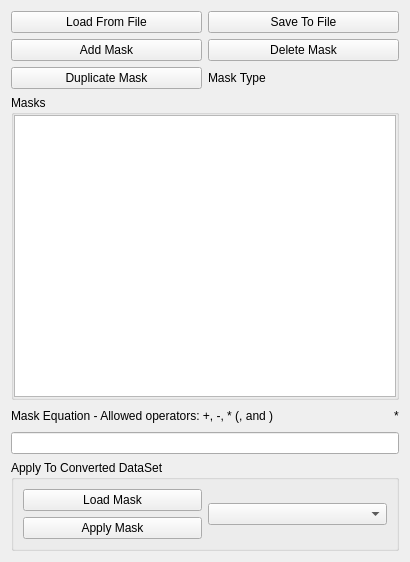
<?xml version="1.0" encoding="UTF-8"?>
<ui version="4.0">
 <class>Form</class>
 <widget class="QWidget" name="Form">
  <property name="geometry">
   <rect>
    <x>0</x>
    <y>0</y>
    <width>410</width>
    <height>562</height>
   </rect>
  </property>
  <property name="windowTitle">
   <string>Form</string>
  </property>
  <layout class="QVBoxLayout" name="verticalLayout">
   <item>
    <layout class="QGridLayout" name="gridLayout">
     <item row="1" column="1">
      <widget class="QPushButton" name="Mask_delete_button_nonBlock">
       <property name="toolTip">
        <string>Delete selected mask</string>
       </property>
       <property name="statusTip">
        <string>Delete selected mask</string>
       </property>
       <property name="text">
        <string>Delete Mask</string>
       </property>
      </widget>
     </item>
     <item row="1" column="0">
      <widget class="QPushButton" name="Mask_add_button_nonBlock">
       <property name="toolTip">
        <string>Add new mask</string>
       </property>
       <property name="statusTip">
        <string>Add new mask</string>
       </property>
       <property name="text">
        <string>Add Mask</string>
       </property>
      </widget>
     </item>
     <item row="0" column="1">
      <widget class="QPushButton" name="Mask_save_file_button">
       <property name="toolTip">
        <string>Save mask generate from mask equation to file. Only masks utilised in the equation are saved!</string>
       </property>
       <property name="statusTip">
        <string>Save mask generate from mask equation to file. Only masks utilised in the equation are saved!</string>
       </property>
       <property name="text">
        <string>Save To File</string>
       </property>
      </widget>
     </item>
     <item row="0" column="0">
      <widget class="QPushButton" name="Mask_load_file_button">
       <property name="toolTip">
        <string>Load mask from file</string>
       </property>
       <property name="statusTip">
        <string>Load mask from file</string>
       </property>
       <property name="text">
        <string>Load From File</string>
       </property>
      </widget>
     </item>
     <item row="3" column="0">
      <widget class="QPushButton" name="Mask_duplicate_button_nonBlock">
       <property name="toolTip">
        <string>Duplicate selected mask</string>
       </property>
       <property name="statusTip">
        <string>Duplicate selected mask</string>
       </property>
       <property name="text">
        <string>Duplicate Mask</string>
       </property>
      </widget>
     </item>
     <item row="3" column="1">
      <widget class="QLabel" name="Mask_type_label">
       <property name="toolTip">
        <string>Type of selected mask</string>
       </property>
       <property name="statusTip">
        <string>Type of selected mask</string>
       </property>
       <property name="text">
        <string>Mask Type</string>
       </property>
      </widget>
     </item>
    </layout>
   </item>
   <item>
    <widget class="QGroupBox" name="groupBox">
     <property name="title">
      <string>Masks</string>
     </property>
     <layout class="QVBoxLayout" name="verticalLayout_4">
      <property name="spacing">
       <number>0</number>
      </property>
      <property name="leftMargin">
       <number>0</number>
      </property>
      <property name="topMargin">
       <number>0</number>
      </property>
      <property name="rightMargin">
       <number>0</number>
      </property>
      <property name="bottomMargin">
       <number>0</number>
      </property>
      <item>
       <widget class="QListView" name="Mask_listView">
        <property name="toolTip">
         <string>Type of selected mask</string>
        </property>
        <property name="statusTip">
         <string>Type of selected mask</string>
        </property>
       </widget>
      </item>
     </layout>
    </widget>
   </item>
   <item>
    <layout class="QVBoxLayout" name="verticalLayout_6">
     <item>
      <layout class="QHBoxLayout" name="horizontalLayout_2">
       <item>
        <widget class="QLabel" name="Mask_TitleLabel">
         <property name="text">
          <string>Mask Equation - Allowed operators: +, -, * (, and )</string>
         </property>
        </widget>
       </item>
       <item>
        <spacer name="horizontalSpacer">
         <property name="orientation">
          <enum>Qt::Horizontal</enum>
         </property>
         <property name="sizeHint" stdset="0">
          <size>
           <width>40</width>
           <height>20</height>
          </size>
         </property>
        </spacer>
       </item>
       <item>
        <widget class="QLabel" name="Mask_status_label">
         <property name="text">
          <string>*</string>
         </property>
        </widget>
       </item>
      </layout>
     </item>
     <item>
      <widget class="QLineEdit" name="Mask_equation_line_edit">
       <property name="toolTip">
        <string>Equation for combinated mask</string>
       </property>
       <property name="statusTip">
        <string>Equation for combinated mask</string>
       </property>
      </widget>
     </item>
    </layout>
   </item>
   <item>
    <widget class="QGroupBox" name="groupBox_2">
     <property name="title">
      <string>Apply To Converted DataSet</string>
     </property>
     <layout class="QHBoxLayout" name="horizontalLayout">
      <item>
       <layout class="QGridLayout" name="gridLayout_2">
        <item row="0" column="0">
         <widget class="QPushButton" name="Mask_load_current_button_nonBlock">
          <property name="text">
           <string>Load Mask</string>
          </property>
         </widget>
        </item>
        <item row="1" column="0">
         <widget class="QPushButton" name="Mask_apply_to_dataset_button">
          <property name="toolTip">
           <string>Apply mask equation to selected DataSet</string>
          </property>
          <property name="statusTip">
           <string>Apply mask equation to selected DataSet</string>
          </property>
          <property name="text">
           <string>Apply Mask</string>
          </property>
         </widget>
        </item>
       </layout>
      </item>
      <item>
       <widget class="QComboBox" name="Mask_data_set_combo_box">
        <property name="toolTip">
         <string>Select DataSet for masking</string>
        </property>
        <property name="statusTip">
         <string>Select DataSet for masking</string>
        </property>
       </widget>
      </item>
     </layout>
    </widget>
   </item>
  </layout>
 </widget>
 <resources/>
 <connections/>
</ui>
